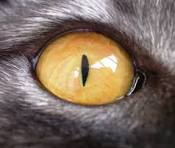
#> input picture ad/img1.png, 175 x 148 px
$ python 2.py
#> lines starting #> are read from the running program, lines starting #| are printed output that depends on the picture
import cv2
import numpy as np
base = np.zeros((600,900,3),np.uint8)
img1 = cv2.imread('img1.png')
#> img1 is the input picture: shape (148, 175, 3); mean B, G, R 93.7, 106.1, 123
img2 = cv2.imread('img2.png')
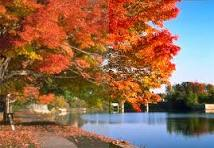
#> input picture ad/img2.png, 214 x 148 px
#> img2 is the input picture: shape (148, 214, 3); mean B, G, R 82.6, 106.2, 146.7
img3 = cv2.imread('img3.png')
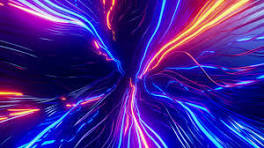
#> input picture ad/img3.png, 264 x 148 px
#> img3 is the input picture: shape (148, 264, 3); mean B, G, R 146, 34.3, 66.7
img4 = cv2.imread('img4.png')
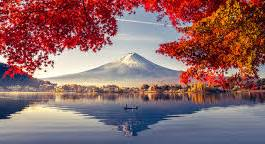
#> input picture ad/img4.png, 265 x 144 px
#> img4 is the input picture: shape (144, 265, 3); mean B, G, R 102.9, 101.7, 141.1
img5 = cv2.imread('img5.png')
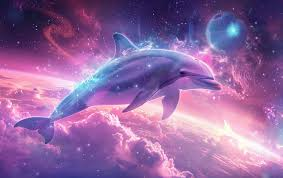
#> input picture ad/img5.png, 283 x 178 px
#> img5 is the input picture: shape (178, 283, 3); mean B, G, R 158.5, 103.6, 145.9
img6 = cv2.imread('img6.png')
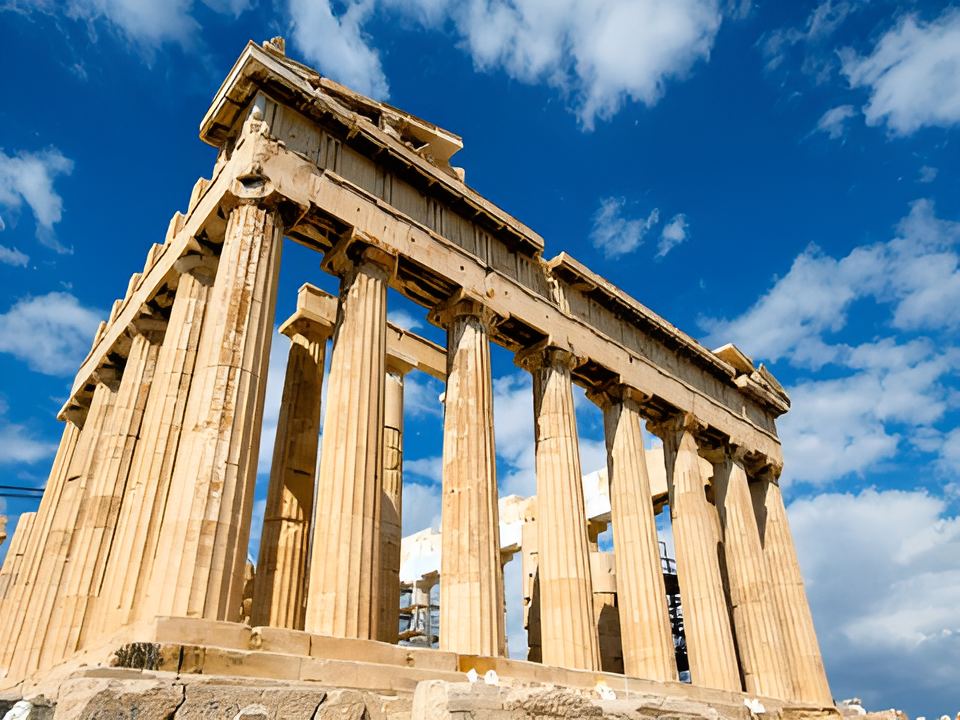
#> input picture ad/img6.png, 960 x 720 px
#> img6 is the input picture: shape (720, 960, 3); mean B, G, R 145.4, 140.6, 127.7
img7 = cv2.imread('img7.png')
img8 = cv2.imread('img8.png')
img9 = cv2.imread('img9.png')

img1 = cv2.resize(img1, (300,200))
#> img1: shape (200, 300, 3)
base[0:200, 0:300] = img1
img2 = cv2.resize(img2, (300,200))
#> img2: shape (200, 300, 3)
base[200:400,0:300] = img2
#> base: shape (600, 900, 3); mean B, G, R 19.6, 23.6, 29.9
img3 = cv2.resize(img3, (300,200))
#> img3: shape (200, 300, 3)
base[400:600,0:300] = img3
#> base: shape (600, 900, 3); mean B, G, R 35.8, 27.4, 37.3
img4 = cv2.resize(img4, (300,200))
#> img4: shape (200, 300, 3)
base[0:200,300:600] = img4
#> base: shape (600, 900, 3); mean B, G, R 47.2, 38.6, 53
img5 = cv2.resize(img5, (300,200))
#> img5: shape (200, 300, 3)
base[200:400,300:600] = img5
#> base: shape (600, 900, 3); mean B, G, R 64.8, 50.1, 69.2
img6 = cv2.resize(img6, (300,200))
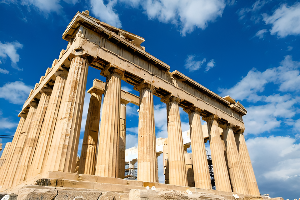
#> img6: shape (200, 300, 3); mean B, G, R 145.3, 140.5, 127.6
base[400:600,300:600] = img6
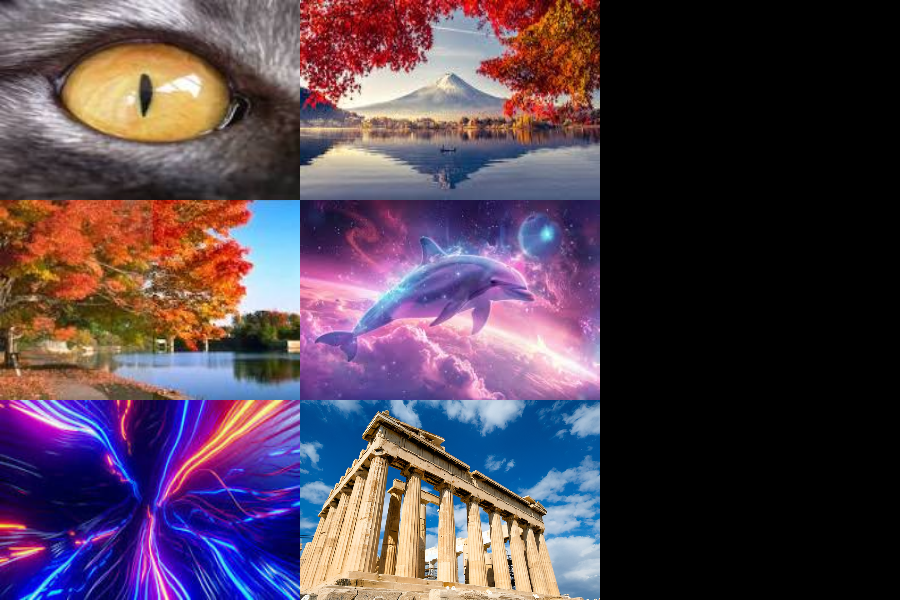
#> base: shape (600, 900, 3); mean B, G, R 80.9, 65.8, 83.4
#> (the run stopped early here; a loop or call above may not have finished)
